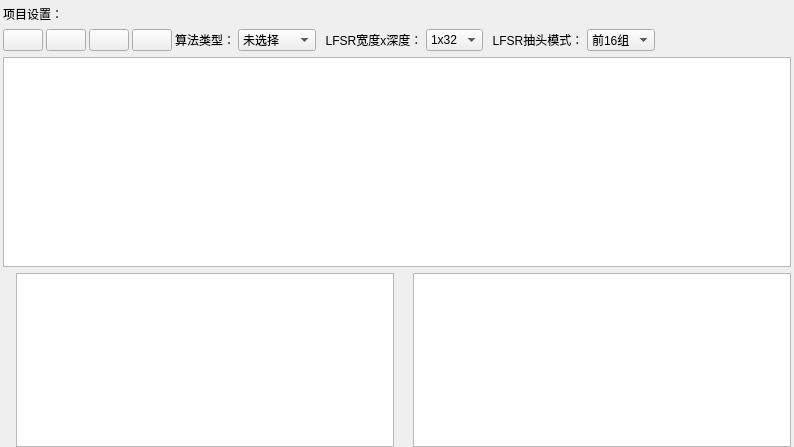
       <widget class="QWidget" name="page_proSetting">
        <layout class="QVBoxLayout" name="verticalLayout_11" stretch="3,2">
         <property name="leftMargin">
          <number>3</number>
         </property>
         <property name="topMargin">
          <number>5</number>
         </property>
         <property name="rightMargin">
          <number>3</number>
         </property>
         <property name="bottomMargin">
          <number>0</number>
         </property>
         <item>
          <widget class="CProjectSettingWidget" name="widget_projectSetting" native="true">
           <layout class="QVBoxLayout" name="verticalLayout_15">
            <property name="leftMargin">
             <number>0</number>
            </property>
            <property name="topMargin">
             <number>0</number>
            </property>
            <property name="rightMargin">
             <number>0</number>
            </property>
            <property name="bottomMargin">
             <number>0</number>
            </property>
            <item>
             <widget class="QLabel" name="label_projectSettingTitle">
              <property name="text">
               <string>项目设置：</string>
              </property>
             </widget>
            </item>
            <item>
             <layout class="QHBoxLayout" name="horizontalLayout_6">
              <property name="spacing">
               <number>3</number>
              </property>
              <item>
               <widget class="QPushButton" name="pushButton_proSettingSave">
                <property name="text">
                 <string/>
                </property>
               </widget>
              </item>
              <item>
               <widget class="QPushButton" name="pushButton_proSettingUp">
                <property name="text">
                 <string/>
                </property>
               </widget>
              </item>
              <item>
               <widget class="QPushButton" name="pushButton_proSettingDown">
                <property name="text">
                 <string/>
                </property>
               </widget>
              </item>
              <item>
               <widget class="QPushButton" name="pushButton_proSettingSelectAll">
                <property name="text">
                 <string/>
                </property>
               </widget>
              </item>
              <item>
               <widget class="QLabel" name="label_4">
                <property name="text">
                 <string>算法类型：</string>
                </property>
               </widget>
              </item>
              <item>
               <widget class="QComboBox" name="comboBox_projectSettingSetSolution">
                <item>
                 <property name="text">
                  <string>未选择</string>
                 </property>
                </item>
                <item>
                 <property name="text">
                  <string>对称密码</string>
                 </property>
                </item>
                <item>
                 <property name="text">
                  <string>信息摘要</string>
                 </property>
                </item>
                <item>
                 <property name="text">
                  <string>消息认证</string>
                 </property>
                </item>
               </widget>
              </item>
              <item>
               <widget class="QLabel" name="label_8">
                <property name="text">
                 <string>  LFSR宽度x深度：</string>
                </property>
               </widget>
              </item>
              <item>
               <widget class="QComboBox" name="comboBox_lfsrWidthDeep">
                <item>
                 <property name="text">
                  <string>1x32</string>
                 </property>
                </item>
                <item>
                 <property name="text">
                  <string>2x16</string>
                 </property>
                </item>
               </widget>
              </item>
              <item>
               <widget class="QLabel" name="label_9">
                <property name="text">
                 <string>  LFSR抽头模式：</string>
                </property>
               </widget>
              </item>
              <item>
               <widget class="QComboBox" name="comboBox_lfsrMode">
                <item>
                 <property name="text">
                  <string>前16组</string>
                 </property>
                </item>
                <item>
                 <property name="text">
                  <string>中16组</string>
                 </property>
                </item>
                <item>
                 <property name="text">
                  <string>后16组</string>
                 </property>
                </item>
               </widget>
              </item>
              <item>
               <spacer name="horizontalSpacer_7">
                <property name="orientation">
                 <enum>Qt::Horizontal</enum>
                </property>
                <property name="sizeHint" stdset="0">
                 <size>
                  <width>40</width>
                  <height>20</height>
                 </size>
                </property>
               </spacer>
              </item>
              <item>
               <widget class="QLabel" name="label_forecastClock">
                <property name="text">
                 <string/>
                </property>
               </widget>
              </item>
              <item>
               <widget class="QPushButton" name="pushButton_forecastClock">
                <property name="toolTip">
                 <string>预估周期</string>
                </property>
                <property name="statusTip">
                 <string>预估当前项目需要周期树</string>
                </property>
                <property name="text">
                 <string/>
                </property>
                <property name="flat">
                 <bool>true</bool>
                </property>
               </widget>
              </item>
              <item>
               <widget class="QPushButton" name="pushButton_statistics">
                <property name="toolTip">
                 <string>算法统计评估</string>
                </property>
                <property name="statusTip">
                 <string>统计评估当前算法项目硬件资源使用情况</string>
                </property>
                <property name="text">
                 <string/>
                </property>
                <property name="flat">
                 <bool>true</bool>
                </property>
               </widget>
              </item>
             </layout>
            </item>
            <item>
             <widget class="CProjectSettingTableView" name="tableView_projectSetting">
              <property name="dragEnabled">
               <bool>true</bool>
              </property>
              <property name="dragDropOverwriteMode">
               <bool>false</bool>
              </property>
              <property name="dragDropMode">
               <enum>QAbstractItemView::InternalMove</enum>
              </property>
              <property name="alternatingRowColors">
               <bool>true</bool>
              </property>
              <property name="selectionMode">
               <enum>QAbstractItemView::SingleSelection</enum>
              </property>
             </widget>
            </item>
           </layout>
          </widget>
         </item>
         <item>
          <layout class="QHBoxLayout" name="horizontalLayout_7">
           <item>
            <widget class="QLabel" name="label_filesystem">
             <property name="text">
              <string/>
             </property>
             <property name="alignment">
              <set>Qt::AlignHCenter|Qt::AlignTop</set>
             </property>
             <property name="wordWrap">
              <bool>true</bool>
             </property>
            </widget>
           </item>
           <item>
            <widget class="CFileSystemTreeView" name="treeView_explorer"/>
           </item>
           <item>
            <widget class="QLabel" name="label_resource">
             <property name="text">
              <string/>
             </property>
             <property name="alignment">
              <set>Qt::AlignHCenter|Qt::AlignTop</set>
             </property>
             <property name="wordWrap">
              <bool>true</bool>
             </property>
            </widget>
           </item>
           <item>
            <widget class="CResourceListWidget" name="listWidget_resource">
             <property name="acceptDrops">
              <bool>true</bool>
             </property>
             <property name="movement">
              <enum>QListView::Static</enum>
             </property>
             <property name="resizeMode">
              <enum>QListView::Adjust</enum>
             </property>
             <property name="layoutMode">
              <enum>QListView::Batched</enum>
             </property>
             <property name="viewMode">
              <enum>QListView::IconMode</enum>
             </property>
             <property name="uniformItemSizes">
              <bool>true</bool>
             </property>
            </widget>
           </item>
          </layout>
         </item>
        </layout>
       </widget>
